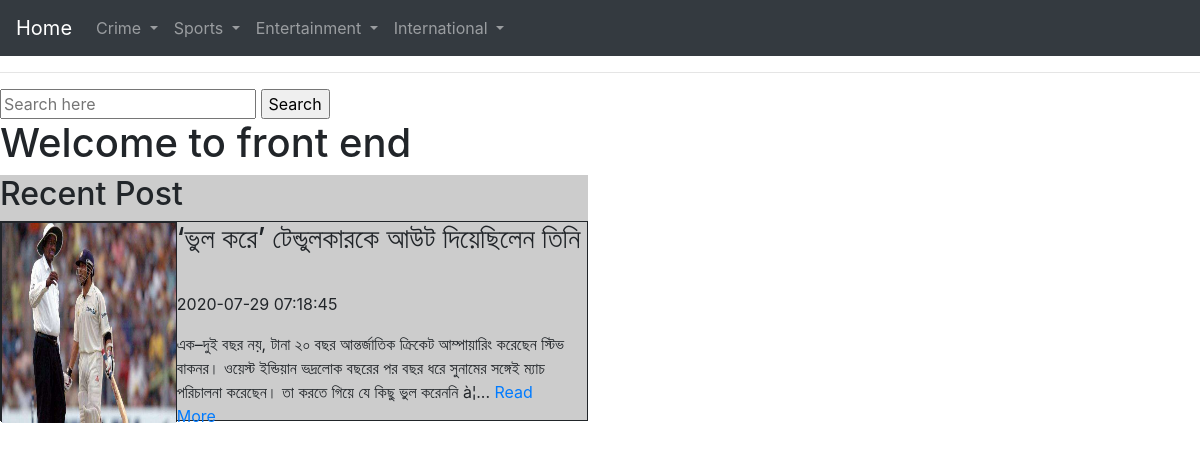
Screenshot of /frontend/details.php?submenuid=1 with the database file from the repository.
### tables this page shows
CREATE TABLE `menu` (
  `id` int(11) NOT NULL,
  `menu` varchar(100) NOT NULL
);

CREATE TABLE `blog_post` (
  `id` int(11) NOT NULL,
  `title` varchar(222) NOT NULL,
  `description` text NOT NULL,
  `image` text NOT NULL,
  `created_at` timestamp NOT NULL DEFAULT current_timestamp() ON UPDATE current_timestamp(),
  `status` varchar(10) NOT NULL,
  `user_id` int(11) NOT NULL,
  `menu_id` int(11) DEFAULT NULL,
  `submenu_id` int(11) DEFAULT NULL
);

### config/Database.php (called while the page is built, shortened)
<?php
class Database
{
    public function __construct()
    {
        $hostName='localhost';
        $userName='root';
        $password='';
        $dbName='limon_eshikhon';
        $this->link=mysqli_connect($hostName,$userName,$password,$dbName);
    }
}

### beckend/Validation.php (called while the page is built, shortened)
<?php
include ('../config/Database.php');
class Validation
{
    public function archiveItem(){
        $sql="SELECT created_at FROM blog_post";
        $database=new Database();
        if(mysqli_query($database->link,$sql)){
            $queryResult=mysqli_query($database->link,$sql);
            return $queryResult;
        }else{
            die('Query Problem'.mysqli_error($database->link));
        }
    }
    public function menuSql(){
        $sql="SELECT * FROM menu";
        $database=new Database();
        if(mysqli_query($database->link,$sql)){
            $menuQueryResult=mysqli_query($database->link,$sql);
            return $menuQueryResult;
        }else{
            die('Query Problem'.mysqli_error($database->link));
        }
    }
    public function showmenurecentItem($subMenuResult){
        $sql="SELECT * FROM blog_post WHERE id='$subMenuResult'";
        $database=new Database();
        if(mysqli_query($database->link,$sql)){
            $queryResult=mysqli_query($database->link,$sql);
            return $queryResult;
        }else{
            die('Query Problem'.mysqli_error($database->link));
        }
    }
}

### frontend/details.php (the view, shortened to what this page needs)
<?php
require_once '../beckend/Validation.php';
$subMenuResult=$_GET['submenuid'];
$validation=new Validation();
$queryResult=$validation->showmenurecentItem($subMenuResult);
$queryResult2=$validation->archiveItem();
$menuQueryResult=$validation->menuSql();
?>
<!DOCTYPE html>
<html lang="en">
<head>
    <link href="../assets/css/bootstrap.css" rel="stylesheet">
</head>
<body>
<nav class="navbar navbar-expand-lg navbar-dark bg-dark">
    <a class="navbar-brand" href="index.php">Home</a>
    <div class="collapse navbar-collapse" id="navbarSupportedContent">
        <ul class="navbar-nav mr-auto">
            <?php while ($menuResult=mysqli_fetch_assoc($menuQueryResult)){?>
                <li class="nav-item dropdown">
                    <a class="nav-link dropdown-toggle" href="details.php?menuid=<?php echo $menuResult['id']?>" id="navbarDropdown" role="button" data-toggle="dropdown" aria-haspopup="true" aria-expanded="false">
                        <?php echo $menuResult['menu']?>
                    </a>
                </li>
            <?php }?>
        </ul>
    </div>
</nav>
<hr>
<form action="search-result.php " method="post">
    <input type="text" name="searchInput" placeholder="Search here">
    <input type="submit" name="searchBtn" value="Search">
</form>
<h1>Welcome to front end</h1>
<div class="left-section">
    <h2>Recent Post</h2>
    <?php
    while ($showItem=mysqli_fetch_assoc($queryResult)) {?>
        <div class="post-section">
            <div class="post-image"><img src="<?php echo $showItem['image']?>" height="200px" width="100%"></div>
            <div class="post-title"><h3><?php echo $showItem['title']?></h3></div>
            <div><p><?php echo $showItem['created_at']?></p></div>
            <div class="post-description"><?php echo str_pad(substr($showItem['description'],0,505),508,".")?> <a href="blog-details.php?id=<?php echo $showItem['id']?>?>">Read More</a></div>
        </div>
    <?php }?>
</div>
</body>
</html>

### frontend/details.php (style rules this page uses)
.left-section { height: auto; width:49%; float: left; background-color: #cccccc; }
.post-section { height: 200px; width: 100%; border: 1px solid; float: left; }
.post-image { height: 200px; width: 30%; border: 1px solid; float: left; }
.post-title { height: 70px; width: 69%; float: left; }
.post-description { height: 150px; width: 68%; float: left; }

### rows the page displays
menu: menu "Crime"
menu: menu "Sports"
menu: menu "Entertainment"
menu: menu "International"
blog_post: image (picture), title "‘ভুল করে’ টেন্ডুলকারকে আউট দিয়েছিলেন তিনি", created_at "2020-07-29 07:18:45", description "এক–দুই বছর নয়, টানা ২০ বছর আন্তর্জাতিক ক্রিকেট আম্পায়ারিং করেছেন স্টিভ বাকনর। ওয়েস্ট ইন্ডিয়ান ভদ্রলোক বছরের পর বছর ধরে সুনামের সঙ্গেই ম্যাচ পরিচালনা করেছেন। তা করতে গিয়ে যে কিছু ভুল করেননি à¦..."
